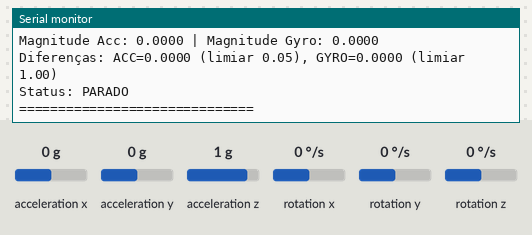
Bench run of a sketch on a simulated ESP8266 (NodeMCU). Parts: the last lines printed to the serial monitor. Inputs (shaded band) come from the test bench; at power-on: acceleration x 0 g, acceleration y 0 g, acceleration z 1 g, rotation x 0 °/s, rotation y 0 °/s, rotation z 0 °/s. WiFi joins after 1.5 s; servers stay silent unless stated.

Above: at 9.3 s.
9.4 s: acceleration x set to -1.4 g
At 10.1 s:
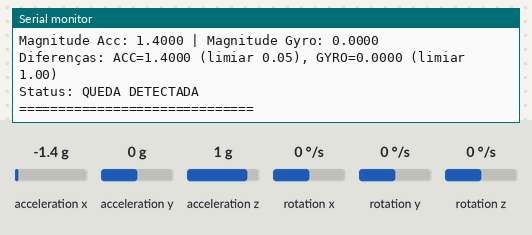
11.7 s: acceleration x set to 0.2 g
At 12.2 s:
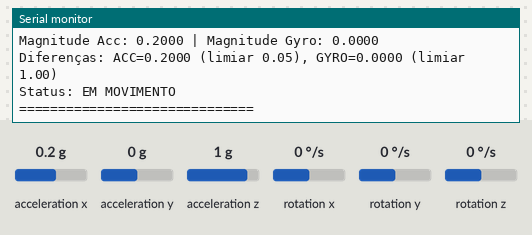
13.8 s: acceleration y set to -1.4 g
At 14.3 s:
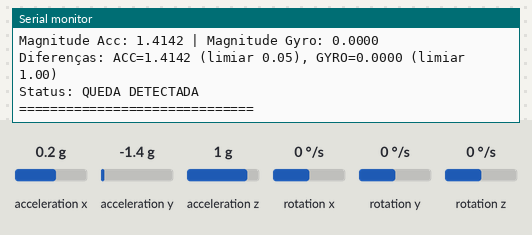
15.3 s: acceleration z set to -1.4 g
At 15.9 s:
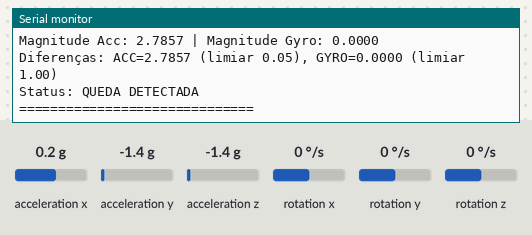
16.8 s: rotation x set to -192 °/s
At 17.4 s:
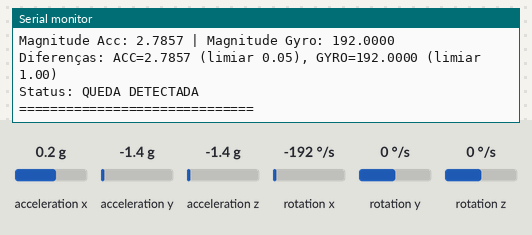
Timing chart, 0 to 19.3 s (numbered marks = the images above; inputs shaded):
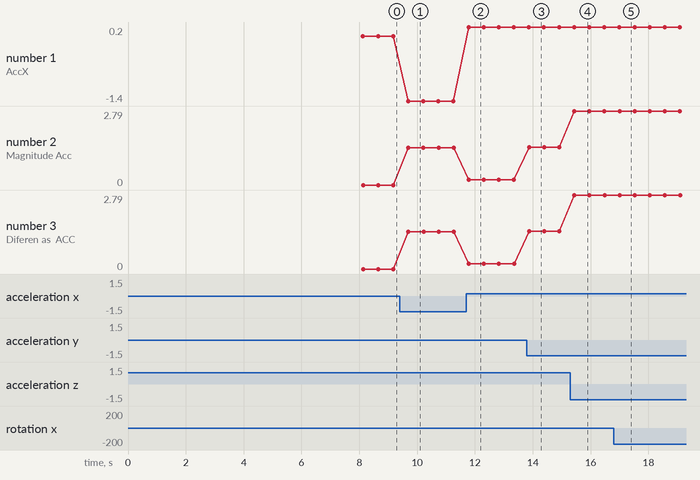

Measured:
- after the input at 9.4 s, the serial monitor: prints a new line after 0.29 s (image 1)
- after the input at 11.7 s, the serial monitor: prints a new line after 0.08 s (image 2)
- after the input at 13.8 s, the serial monitor: prints a new line after 0.06 s (image 3)
- after the input at 15.3 s, the serial monitor: prints a new line after 0.13 s (image 4)
- after the input at 16.8 s, the serial monitor: prints a new line after 0.20 s (image 5)
- plotted number 1: 0 → -1.4 after the input at 9.4 s, -1.4 → 0.2 after the input at 11.7 s
- plotted number 2: 0 → 1.4 after the input at 9.4 s, 1.4 → 0.2 after the input at 11.7 s, 0.2 → 1.41 after the input at 13.8 s, 1.41 → 2.79 after the input at 15.3 s
- plotted number 3: 0 → 1.4 after the input at 9.4 s, 1.4 → 0.2 after the input at 11.7 s, 0.2 → 1.41 after the input at 13.8 s, 1.41 → 2.79 after the input at 15.3 s

The sketch:

codigoSemMQTT.ino
```cpp
#include <Wire.h>
#include <MPU6050_tockn.h>
#include <ESP8266WiFi.h>

// Configurações Wi-Fi
const char* ssid = "WLL-Inatel";
const char* password = "inatelsemfio";

// Configurações do MPU6050 - defina o endereço correto
const uint8_t MPU6050_ADDRESS = 0x68;  // Endereço padrão, pode ser 0x69 se AD0 estiver HIGH
MPU6050 mpu6050(Wire);

// Variáveis de referência dinâmica
float refAccX = 0, refAccY = 0, refAccZ = 0;
float refGyroX = 0, refGyroY = 0, refGyroZ = 0;
String lastStatus = "";

// Limiares para detecção de movimento
const float ACC_THRESHOLD = 0.05;
const float GYRO_THRESHOLD = 1.0;
const float FALL_THRESHOLD = 0.5;  // Ajuste o limiar de queda

bool mpu6050Connected = false;

// Função para verificar quais dispositivos I2C estão conectados
void scanI2CDevices() {
  byte error, address;
  int nDevices = 0;

  Serial.println("Escaneando dispositivos I2C...");

  for(address = 1; address < 127; address++) {
    Wire.beginTransmission(address);
    error = Wire.endTransmission();

    if (error == 0) {
      Serial.print("Dispositivo I2C encontrado no endereço 0x");
      if (address < 16) {
        Serial.print("0");
      }
      Serial.print(address, HEX);
      Serial.println();

      nDevices++;

      // Se encontrarmos o MPU6050 no endereço esperado
      if (address == MPU6050_ADDRESS) {
        Serial.println("MPU6050 encontrado no endereço correto!");
      }
    }
    else if (error == 4) {
      Serial.print("Erro desconhecido no endereço 0x");
      if (address < 16) {
        Serial.print("0");
      }
      Serial.println(address, HEX);
    }
  }

  if (nDevices == 0) {
    Serial.println("Nenhum dispositivo I2C encontrado! Verifique as conexões.");
  } else {
    Serial.print("Encontrados ");
    Serial.print(nDevices);
    Serial.println(" dispositivos I2C.");
  }
}

bool checkMPUConnection() {
  // Tentar se comunicar com o MPU6050
  Wire.beginTransmission(MPU6050_ADDRESS);
  byte error = Wire.endTransmission();

  if (error == 0) {
    Serial.println("MPU6050 conectado com sucesso!");
    return true;
  } else {
    Serial.print("Erro ao conectar ao MPU6050. Código de erro: ");
    Serial.println(error);
    return false;
  }
}

void calibrateReference() {
  const int numLeituras = 50;
  float sumAccX = 0, sumAccY = 0, sumAccZ = 0;
  float sumGyroX = 0, sumGyroY = 0, sumGyroZ = 0;

  Serial.println("Calibrando novas referências...");
  for (int i = 0; i < numLeituras; i++) {
    mpu6050.update();
    sumAccX += mpu6050.getAccX();
    sumAccY += mpu6050.getAccY();
    sumAccZ += mpu6050.getAccZ();
    sumGyroX += mpu6050.getGyroX();
    sumGyroY += mpu6050.getGyroY();
    sumGyroZ += mpu6050.getGyroZ();
    delay(10);
  }

  // Verificar se os valores são todos zeros
  if (sumAccX == 0 && sumAccY == 0 && sumAccZ == 0 &&
      sumGyroX == 0 && sumGyroY == 0 && sumGyroZ == 0) {
    Serial.println("ERRO: Todos os valores são zero. O sensor não está funcionando corretamente!");
    return;
  }

  refAccX = sumAccX / numLeituras;
  refAccY = sumAccY / numLeituras;
  refAccZ = sumAccZ / numLeituras;
  refGyroX = sumGyroX / numLeituras;
  refGyroY = sumGyroY / numLeituras;
  refGyroZ = sumGyroZ / numLeituras;

  Serial.println("Novas referências calibradas!");
  Serial.print("Referências: AccX=");
  Serial.print(refAccX);
  Serial.print(", AccY=");
  Serial.print(refAccY);
  Serial.print(", AccZ=");
  Serial.println(refAccZ);
}

void setup() {
  Serial.begin(115200);
  delay(3000);  // Delay maior para garantir tempo para abrir o monitor serial
  Serial.println("\n\n--- Iniciando sistema ---");

  // Inicializar I2C com os pinos corretos para NodeMCU
  Wire.begin(D2, D1);  // SDA = D2 (GPIO4), SCL = D1 (GPIO5)

  // Escanear dispositivos I2C para diagnóstico
  scanI2CDevices();

  // Verificar conexão com MPU6050
  mpu6050Connected = checkMPUConnection();

  if (mpu6050Connected) {
    // Inicializar MPU6050 apenas se estiver conectado
    Serial.println("Inicializando MPU6050...");
    mpu6050.begin();
    Serial.println("MPU6050 inicializado!");

    // Calibrar offsets e referências dinâmicas
    Serial.println("Calculando offsets do giroscópio...");
    mpu6050.calcGyroOffsets(true);
    Serial.println("Offsets calculados!");

    calibrateReference();
  } else {
    Serial.println("PROBLEMA: MPU6050 não conectado. Verifique as conexões:");
    Serial.println("1. O MPU6050 está alimentado corretamente? (3.3V para NodeMCU)");
    Serial.println("2. SDA está conectado ao pino D2 do NodeMCU?");
    Serial.println("3. SCL está conectado ao pino D1 do NodeMCU?");
    Serial.println("4. GND está conectado ao GND do NodeMCU?");
    Serial.println("5. O sensor está danificado?");
  }

  // Inicializar Wi-Fi
  Serial.println("Conectando ao Wi-Fi...");
  WiFi.begin(ssid, password);

  unsigned long wifiStartTime = millis();
  while (WiFi.status() != WL_CONNECTED && millis() - wifiStartTime < 20000) {
    delay(500);
    Serial.print(".");
  }

  if (WiFi.status() == WL_CONNECTED) {
    Serial.println("\nWi-Fi conectado!");
    Serial.print("IP: ");
    Serial.println(WiFi.localIP());
  } else {
    Serial.println("\nFalha ao conectar Wi-Fi. Continuando sem conexão.");
  }

  Serial.println("--- Setup concluído ---");
}

void loop() {
  if (WiFi.status() != WL_CONNECTED) {
    // Caso a conexão Wi-Fi tenha caído
    Serial.println("Wi-Fi desconectado!");
    return;
  }

  if (!mpu6050Connected) {
    // Tentar reconectar ao MPU6050 a cada 5 segundos
    static unsigned long lastAttempt = 0;
    if (millis() - lastAttempt > 5000) {
      Serial.println("Tentando conectar ao MPU6050 novamente...");
      mpu6050Connected = checkMPUConnection();
      if (mpu6050Connected) {
        Serial.println("MPU6050 conectado! Reinicializando...");
        mpu6050.begin();
        mpu6050.calcGyroOffsets(true);
        calibrateReference();
      }
      lastAttempt = millis();
    }
    delay(1000);
    return;
  }

  // Atualizar leituras do MPU6050
  mpu6050.update();

  float accX = mpu6050.getAccX();
  float accY = mpu6050.getAccY();
  float accZ = mpu6050.getAccZ();
  float gyroX = mpu6050.getGyroX();
  float gyroY = mpu6050.getGyroY();
  float gyroZ = mpu6050.getGyroZ();

  // Verificar se todos os valores são zero (possível problema de comunicação)
  if (accX == 0 && accY == 0 && accZ == 0 &&
      gyroX == 0 && gyroY == 0 && gyroZ == 0) {
    Serial.println("ALERTA: Todos os valores são zero. Possível problema de comunicação!");
    mpu6050Connected = false;
    return;
  }

  // Calcular as diferenças em relação às referências
  float diffAccX = abs(accX - refAccX);
  float diffAccY = abs(accY - refAccY);
  float diffAccZ = abs(accZ - refAccZ);
  float diffGyroX = abs(gyroX - refGyroX);
  float diffGyroY = abs(gyroY - refGyroY);
  float diffGyroZ = abs(gyroZ - refGyroZ);

  // Calcular a magnitude total da aceleração
  float accMagnitude = sqrt(diffAccX*diffAccX + diffAccY*diffAccY + diffAccZ*diffAccZ);
  float gyroMagnitude = sqrt(diffGyroX*diffGyroX + diffGyroY*diffGyroY + diffGyroZ*diffGyroZ);

  // Exibir leituras no Serial Monitor
  Serial.println("\n===== Leituras do Sensor =====");
  Serial.print("AccX: "); Serial.print(accX, 4);  // Aumentar precisão decimal para debug
  Serial.print(" | AccY: "); Serial.print(accY, 4);
  Serial.print(" | AccZ: "); Serial.println(accZ, 4);
  Serial.print("GyroX: "); Serial.print(gyroX, 4);
  Serial.print(" | GyroY: "); Serial.print(gyroY, 4);
  Serial.print(" | GyroZ: "); Serial.println(gyroZ, 4);
  Serial.print("Magnitude Acc: "); Serial.print(accMagnitude, 4);
  Serial.print(" | Magnitude Gyro: "); Serial.println(gyroMagnitude, 4);

  // Determinar o status atual com base nas novas métricas
  String status;

  if (accMagnitude > FALL_THRESHOLD) {
    status = "QUEDA DETECTADA";
  }
  else if (accMagnitude > ACC_THRESHOLD || gyroMagnitude > GYRO_THRESHOLD) {
    status = "EM MOVIMENTO";
  }
  else {
    status = "PARADO";
  }

  // Exibir diferenças e limiares para debug
  Serial.print("Diferenças: ACC=");
  Serial.print(accMagnitude, 4);
  Serial.print(" (limiar ");
  Serial.print(ACC_THRESHOLD);
  Serial.print("), GYRO=");
  Serial.print(gyroMagnitude, 4);
  Serial.print(" (limiar ");
  Serial.print(GYRO_THRESHOLD);
  Serial.println(")");

  // Exibir status no Serial Monitor
  Serial.println("Status: " + status);
  Serial.println("==============================");

  delay(500);  // Reduzido para uma detecção mais rápida
}
```
